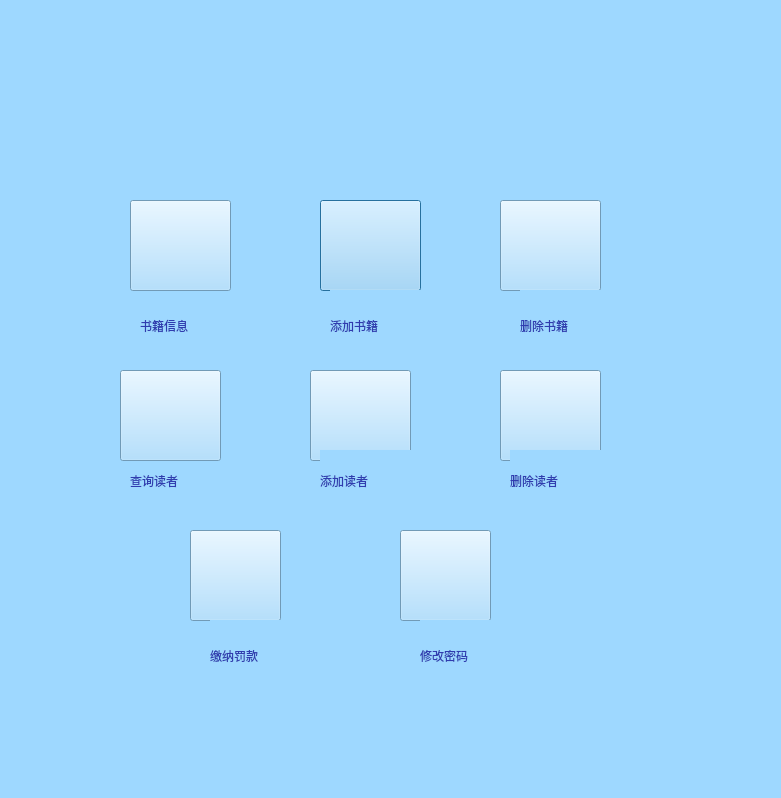
<?xml version="1.0" encoding="UTF-8"?>
<ui version="4.0">
 <class>librariandialog</class>
 <widget class="QDialog" name="librariandialog">
  <property name="geometry">
   <rect>
    <x>0</x>
    <y>0</y>
    <width>781</width>
    <height>798</height>
   </rect>
  </property>
  <property name="windowTitle">
   <string>管理员，欢迎使用本系统</string>
  </property>
  <property name="styleSheet">
   <string notr="true">background-color: rgb(158, 216, 255);</string>
  </property>
  <widget class="QPushButton" name="pushButton_1">
   <property name="geometry">
    <rect>
     <x>320</x>
     <y>200</y>
     <width>101</width>
     <height>91</height>
    </rect>
   </property>
   <property name="styleSheet">
    <string notr="true">border-image: url(:/imag/search.png);
border-image: url(:/imag/b1.png);</string>
   </property>
   <property name="text">
    <string/>
   </property>
  </widget>
  <widget class="QPushButton" name="pushButton_2">
   <property name="geometry">
    <rect>
     <x>500</x>
     <y>200</y>
     <width>101</width>
     <height>91</height>
    </rect>
   </property>
   <property name="styleSheet">
    <string notr="true">border-image: url(:/imag/search.png);
border-image: url(:/imag/b2.png);
</string>
   </property>
   <property name="text">
    <string/>
   </property>
  </widget>
  <widget class="QPushButton" name="pushButton_3">
   <property name="geometry">
    <rect>
     <x>310</x>
     <y>370</y>
     <width>101</width>
     <height>91</height>
    </rect>
   </property>
   <property name="styleSheet">
    <string notr="true">border-image: url(:/imag/search.png);
border-image: url(:/imag/p1.png);
</string>
   </property>
   <property name="text">
    <string/>
   </property>
  </widget>
  <widget class="QPushButton" name="pushButton_4">
   <property name="geometry">
    <rect>
     <x>500</x>
     <y>370</y>
     <width>101</width>
     <height>91</height>
    </rect>
   </property>
   <property name="styleSheet">
    <string notr="true">border-image: url(:/imag/search.png);
border-image: url(:/imag/p2.png);
</string>
   </property>
   <property name="text">
    <string/>
   </property>
  </widget>
  <widget class="QLabel" name="label">
   <property name="geometry">
    <rect>
     <x>330</x>
     <y>290</y>
     <width>101</width>
     <height>71</height>
    </rect>
   </property>
   <property name="styleSheet">
    <string notr="true">color: rgb(48, 60, 175);
font: 87 9pt &quot;Arial&quot;;
font: 14pt &quot;Arial&quot;;
font: 10pt &quot;华文新魏&quot;;
font: 11pt &quot;Arial&quot;;
font: 11pt &quot;华文新魏&quot;;</string>
   </property>
   <property name="text">
    <string>添加书籍</string>
   </property>
  </widget>
  <widget class="QLabel" name="label_2">
   <property name="geometry">
    <rect>
     <x>520</x>
     <y>290</y>
     <width>101</width>
     <height>71</height>
    </rect>
   </property>
   <property name="styleSheet">
    <string notr="true">color: rgb(48, 60, 175);
font: 87 9pt &quot;Arial&quot;;
font: 14pt &quot;Arial&quot;;
font: 10pt &quot;华文新魏&quot;;
font: 11pt &quot;Arial&quot;;
font: 11pt &quot;华文新魏&quot;;</string>
   </property>
   <property name="text">
    <string>删除书籍</string>
   </property>
  </widget>
  <widget class="QLabel" name="label_3">
   <property name="geometry">
    <rect>
     <x>130</x>
     <y>450</y>
     <width>101</width>
     <height>61</height>
    </rect>
   </property>
   <property name="styleSheet">
    <string notr="true">color: rgb(48, 60, 175);
font: 87 9pt &quot;Arial&quot;;
font: 14pt &quot;Arial&quot;;
font: 10pt &quot;华文新魏&quot;;
font: 11pt &quot;Arial&quot;;
font: 11pt &quot;华文新魏&quot;;</string>
   </property>
   <property name="text">
    <string>查询读者</string>
   </property>
  </widget>
  <widget class="QLabel" name="label_4">
   <property name="geometry">
    <rect>
     <x>320</x>
     <y>450</y>
     <width>101</width>
     <height>61</height>
    </rect>
   </property>
   <property name="styleSheet">
    <string notr="true">color: rgb(48, 60, 175);
font: 87 9pt &quot;Arial&quot;;
font: 14pt &quot;Arial&quot;;
font: 10pt &quot;华文新魏&quot;;
font: 11pt &quot;Arial&quot;;
font: 11pt &quot;华文新魏&quot;;</string>
   </property>
   <property name="text">
    <string>添加读者</string>
   </property>
  </widget>
  <widget class="QPushButton" name="pushButton_5">
   <property name="geometry">
    <rect>
     <x>120</x>
     <y>370</y>
     <width>101</width>
     <height>91</height>
    </rect>
   </property>
   <property name="styleSheet">
    <string notr="true">border-image: url(:/imag/search.png);
border-image: url(:/imag/p3.png);
</string>
   </property>
   <property name="text">
    <string/>
   </property>
  </widget>
  <widget class="QLabel" name="label_5">
   <property name="geometry">
    <rect>
     <x>510</x>
     <y>450</y>
     <width>91</width>
     <height>61</height>
    </rect>
   </property>
   <property name="styleSheet">
    <string notr="true">color: rgb(48, 60, 175);
font: 87 9pt &quot;Arial&quot;;
font: 14pt &quot;Arial&quot;;
font: 10pt &quot;华文新魏&quot;;
font: 11pt &quot;Arial&quot;;
font: 11pt &quot;华文新魏&quot;;</string>
   </property>
   <property name="text">
    <string>删除读者</string>
   </property>
  </widget>
  <widget class="QPushButton" name="pushButton_6">
   <property name="geometry">
    <rect>
     <x>400</x>
     <y>530</y>
     <width>91</width>
     <height>91</height>
    </rect>
   </property>
   <property name="styleSheet">
    <string notr="true">border-image: url(:/imag/search.png);
border-image: url(:/imag/code.png);
</string>
   </property>
   <property name="text">
    <string/>
   </property>
  </widget>
  <widget class="QPushButton" name="pushButton_7">
   <property name="geometry">
    <rect>
     <x>190</x>
     <y>530</y>
     <width>91</width>
     <height>91</height>
    </rect>
   </property>
   <property name="styleSheet">
    <string notr="true">border-image: url(:/imag/search.png);
border-image: url(:/imag/pay.png);
</string>
   </property>
   <property name="text">
    <string/>
   </property>
  </widget>
  <widget class="QLabel" name="label_6">
   <property name="geometry">
    <rect>
     <x>210</x>
     <y>620</y>
     <width>101</width>
     <height>71</height>
    </rect>
   </property>
   <property name="styleSheet">
    <string notr="true">color: rgb(48, 60, 175);
font: 87 9pt &quot;Arial&quot;;
font: 14pt &quot;Arial&quot;;
font: 10pt &quot;华文新魏&quot;;
font: 11pt &quot;Arial&quot;;
font: 11pt &quot;华文新魏&quot;;</string>
   </property>
   <property name="text">
    <string>缴纳罚款</string>
   </property>
  </widget>
  <widget class="QLabel" name="label_7">
   <property name="geometry">
    <rect>
     <x>420</x>
     <y>620</y>
     <width>91</width>
     <height>71</height>
    </rect>
   </property>
   <property name="styleSheet">
    <string notr="true">color: rgb(48, 60, 175);
font: 87 9pt &quot;Arial&quot;;
font: 14pt &quot;Arial&quot;;
font: 10pt &quot;华文新魏&quot;;
font: 11pt &quot;Arial&quot;;
font: 11pt &quot;华文新魏&quot;;</string>
   </property>
   <property name="text">
    <string>修改密码</string>
   </property>
  </widget>
  <widget class="QLabel" name="label_8">
   <property name="geometry">
    <rect>
     <x>200</x>
     <y>20</y>
     <width>391</width>
     <height>111</height>
    </rect>
   </property>
   <property name="styleSheet">
    <string notr="true">border-image: url(:/imag/1.png);</string>
   </property>
   <property name="text">
    <string>&lt;html&gt;&lt;head/&gt;&lt;body&gt;&lt;p&gt;&lt;br/&gt;&lt;/p&gt;&lt;/body&gt;&lt;/html&gt;</string>
   </property>
  </widget>
  <widget class="QLabel" name="label_9">
   <property name="geometry">
    <rect>
     <x>140</x>
     <y>290</y>
     <width>111</width>
     <height>71</height>
    </rect>
   </property>
   <property name="styleSheet">
    <string notr="true">color: rgb(48, 60, 175);
font: 87 9pt &quot;Arial&quot;;
font: 14pt &quot;Arial&quot;;
font: 10pt &quot;华文新魏&quot;;
font: 11pt &quot;Arial&quot;;
font: 11pt &quot;华文新魏&quot;;</string>
   </property>
   <property name="text">
    <string>书籍信息</string>
   </property>
  </widget>
  <widget class="QPushButton" name="pushButton_8">
   <property name="geometry">
    <rect>
     <x>130</x>
     <y>200</y>
     <width>101</width>
     <height>91</height>
    </rect>
   </property>
   <property name="styleSheet">
    <string notr="true">border-image: url(:/imag/search.png);
border-image: url(:/imag/b3.png);</string>
   </property>
   <property name="text">
    <string/>
   </property>
  </widget>
 </widget>
 <resources/>
 <connections/>
</ui>
